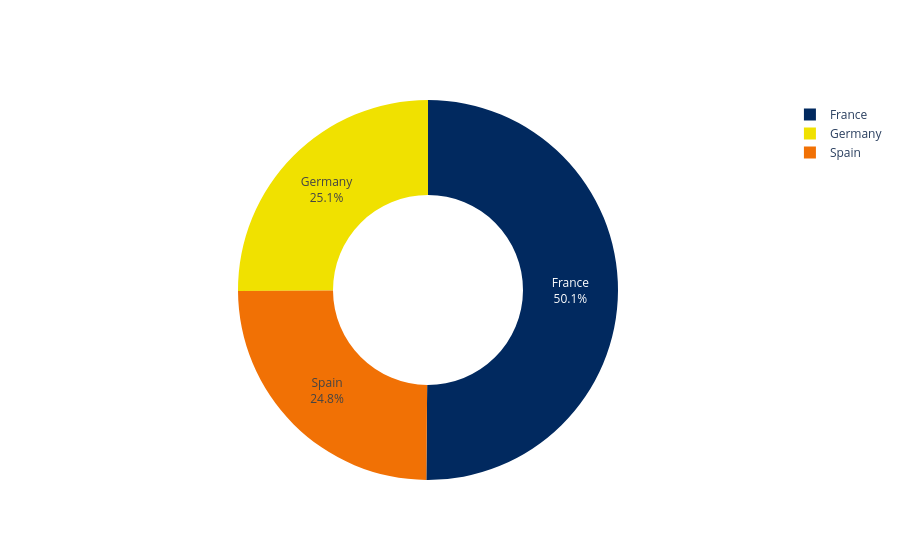

Notebook code cell kept with this figure:
### Code cell
# Plot donut chart
fig = go.Figure(data=[go.Pie(
    labels=customers['Geography'],
    values=customers['Count'],
    textinfo='label+percent',
    name='Customers Geographical Locations',
    marker_colors=customers['Color'],
    hole=0.5
)])

fig.show()

### Figure 1 — Plotly figure (JSON) as saved in the notebook; plotly's stock layout.template omitted (floating-point values rounded to 4 significant figures)
{"data": [{"hole": 0.5, "labels": ["France", "Germany", "Spain"], "marker": {"colors": ["#01295F", "#F0E100", "#F17105"]}, "name": "Customers Geographical Locations", "textinfo": "label+percent", "type": "pie", "values": [5014, 2509, 2477]}], "layout": {}}
